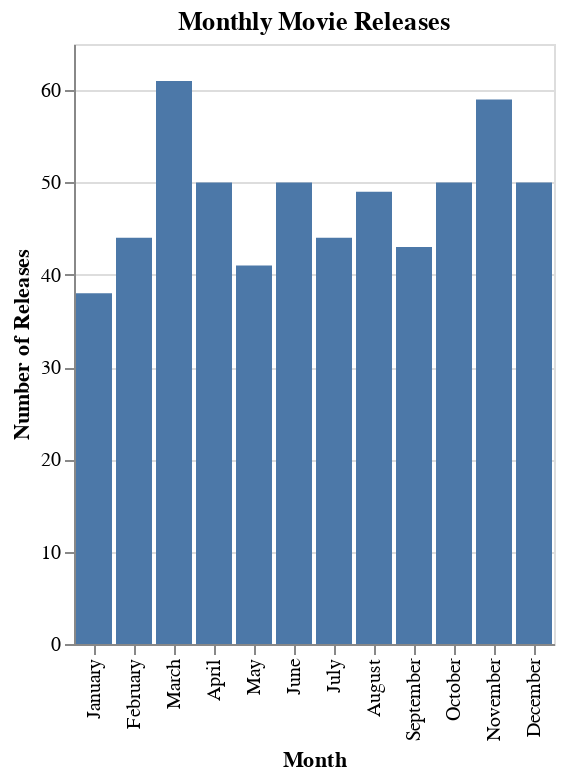

Notebook code cell kept with this figure:
### Markdown cell above
Let's quickly plot the data to get a rough understanding of the data.

### Code cell
monthly_releases = movies_df["month"].value_counts().reset_index()
monthly_releases.columns = ["month", "count"]

month_order = [
    "January",
    "February",
    "March",
    "April",
    "May",
    "June",
    "July",
    "August",
    "September",
    "October",
    "November",
    "December",
]

monthly_releases_plot = (
    alt.Chart(monthly_releases)
    .mark_bar()
    .encode(
        x=alt.X("month:N", sort=month_order, title="Month"),
        y=alt.Y("count:Q", title="Number of Releases"),
    )
    .properties(title="Monthly Movie Releases")
)

monthly_releases_plot

### Figure 1 — Vega-Lite specification as saved in the notebook (floating-point values rounded to 4 significant figures)
{"config": {"view": {"continuousWidth": 300, "continuousHeight": 300}}, "data": {"name": "data-8bfb72a0962d09f657f6878a04ba280c"}, "mark": {"type": "bar"}, "encoding": {"x": {"field": "month", "sort": ["January", "February", "March", "April", "May", "June", "July", "August", "September", "October", "November", "December"], "title": "Month", "type": "nominal"}, "y": {"field": "count", "title": "Number of Releases", "type": "quantitative"}}, "title": "Monthly Movie Releases", "$schema": "https://vega.github.io/schema/vega-lite/v5.20.1.json", "datasets": {"data-8bfb72a0962d09f657f6878a04ba280c": [{"month": "March", "count": 61}, {"month": "November", "count": 59}, {"month": "December", "count": 50}, {"month": "June", "count": 50}, {"month": "October", "count": 50}, {"month": "April", "count": 50}, {"month": "August", "count": 49}, {"month": "February", "count": 44}, {"month": "July", "count": 44}, {"month": "September", "count": 43}, {"month": "May", "count": 41}, {"month": "January", "count": 38}]}}
